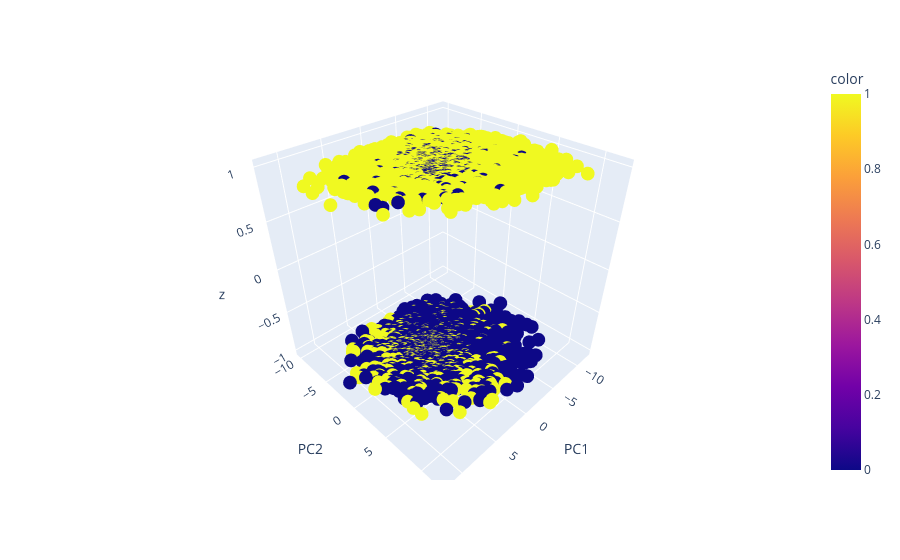

Notebook code for this chart:
### Code cell
X = df.iloc[:, :-1]

pca = PCA(n_components=2)

components = pca.fit_transform(X)

new_axis = phase2_data["y"].T.copy()
new_axis[new_axis == 0] = -1

df_components = pd.DataFrame(components, columns=["PC1", "PC2"])
df_new_axis = pd.DataFrame( new_axis, columns=["z"])

df_kernel = pd.concat([df_components, df_new_axis], axis=1, join="inner")

one_count = np.sum(df_kernel["z"] == 1)
print("one_count", one_count)
zero_count = np.sum(df_kernel["z"] == -1)
print("zero_count", zero_count)

fig = px.scatter_3d(df_kernel, x="PC1", y="PC2", z="z", color=df['y'])
fig.show()
fig.write_image("../assets/p2_pca_3d.png")

### Figure 1 — Plotly figure (JSON) as saved in the notebook; plotly's stock layout.template omitted (floating-point values rounded to 4 significant figures; data arrays with more than 128 entries replaced by an {"elided": "..."} marker saying what was removed)
{"data": [{"hovertemplate": "PC1=%{x}<br>PC2=%{y}<br>z=%{z}<br>color=%{marker.color}<extra></extra>", "legendgroup": "", "marker": {"color": {"elided": "8440 float values"}, "coloraxis": "coloraxis", "symbol": "circle"}, "mode": "markers", "name": "", "scene": "scene", "showlegend": false, "type": "scatter3d", "x": {"elided": "8440 float values"}, "y": {"elided": "8440 float values"}, "z": {"elided": "8440 float values"}}], "layout": {"coloraxis": {"colorbar": {"title": {"text": "color"}}, "colorscale": [[0, "#0d0887"], [0.1111, "#46039f"], [0.2222, "#7201a8"], [0.3333, "#9c179e"], [0.4444, "#bd3786"], [0.5556, "#d8576b"], [0.6667, "#ed7953"], [0.7778, "#fb9f3a"], [0.8889, "#fdca26"], [1, "#f0f921"]]}, "legend": {"tracegroupgap": 0}, "margin": {"t": 60}, "scene": {"domain": {"x": [0, 1], "y": [0, 1]}, "xaxis": {"title": {"text": "PC1"}}, "yaxis": {"title": {"text": "PC2"}}, "zaxis": {"title": {"text": "z"}}}}}
